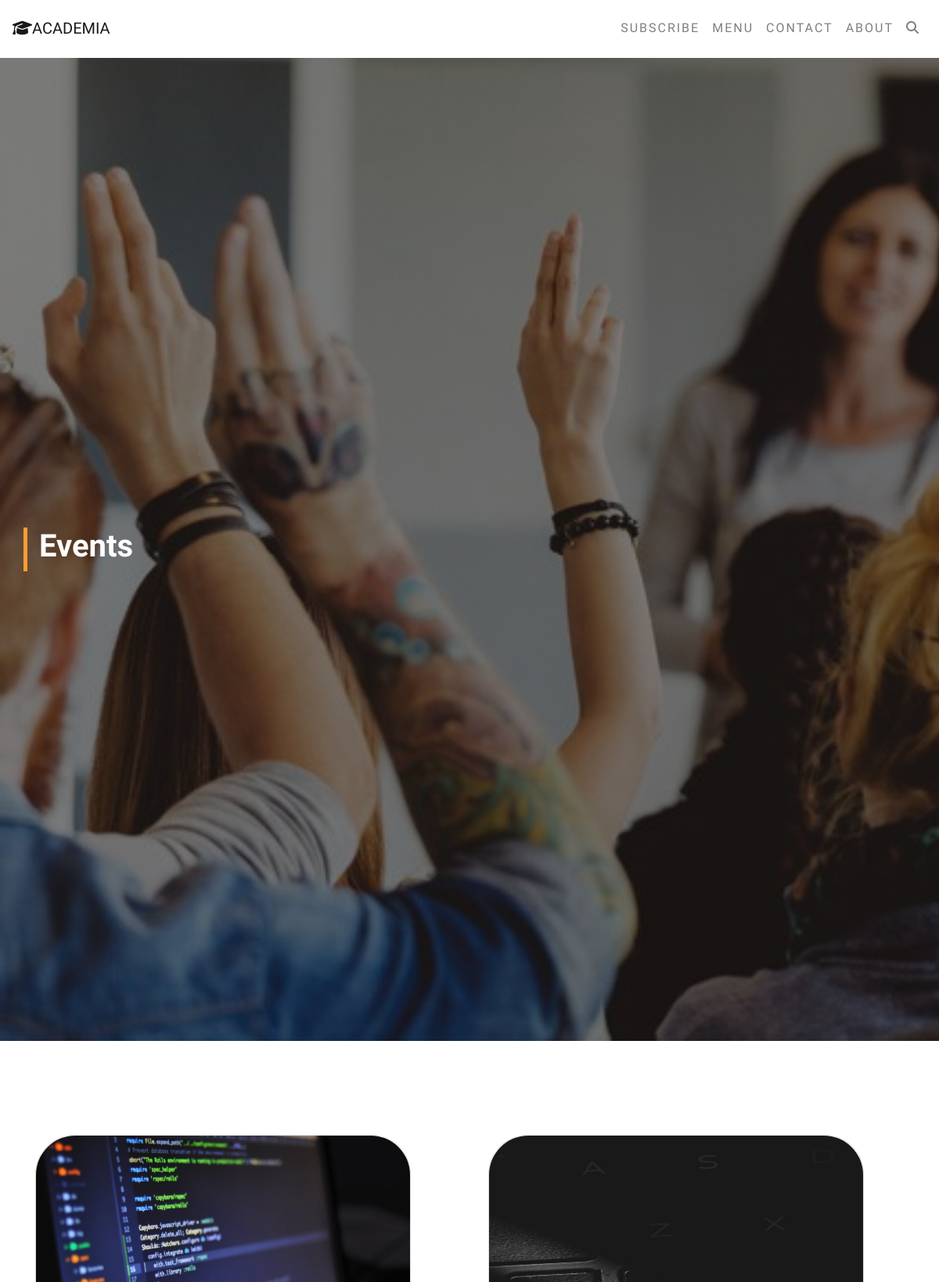
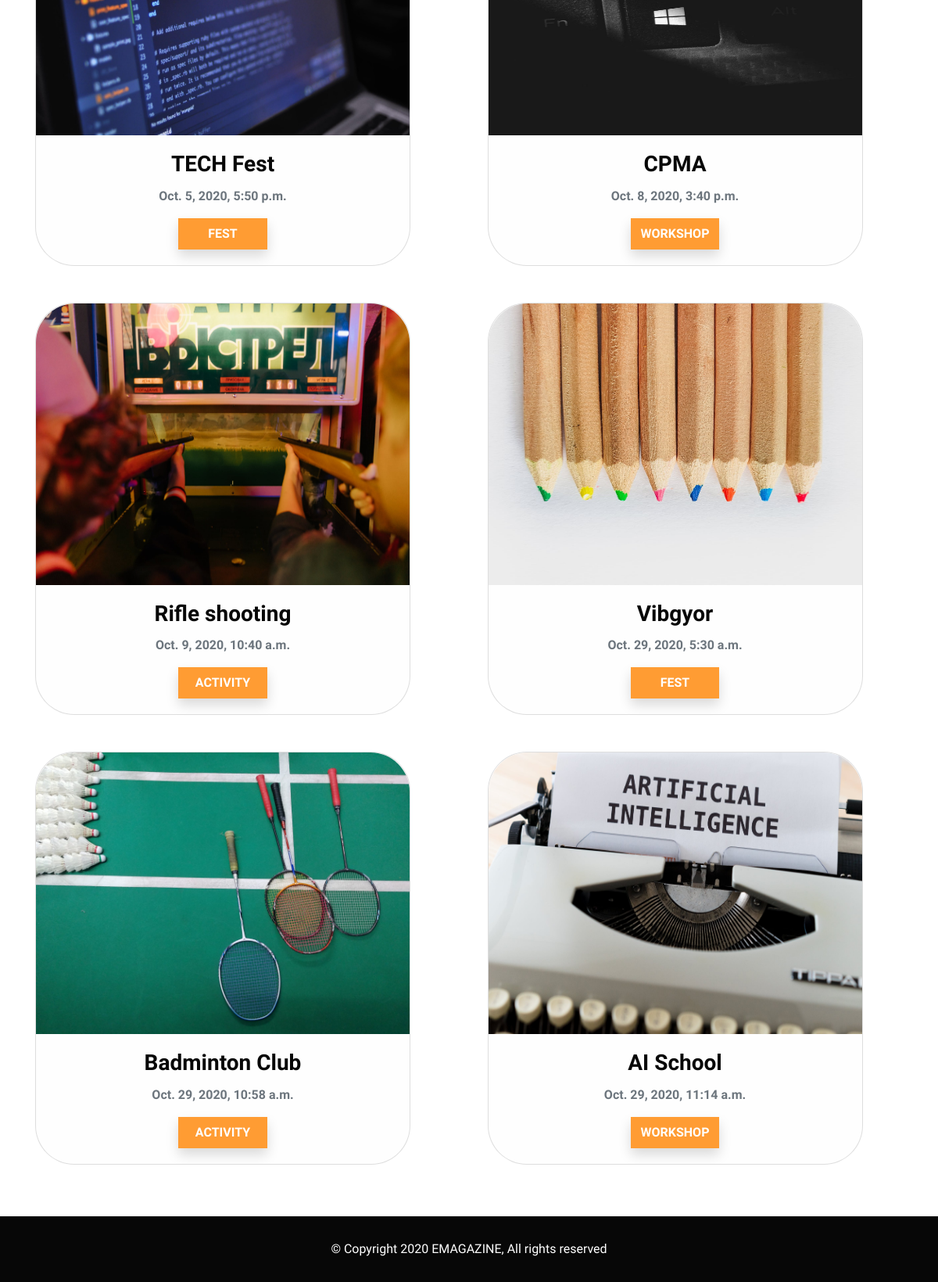
/menu/events/, run on the app's committed database (2 pictures, top to bottom).
### EMAG_APP/models.py (models this page shows, shortened)
class Event(models.Model):
    user_id = models.ForeignKey(
        to=User, on_delete=models.CASCADE, null=True, related_name='events')
    event_title = models.CharField(
        max_length=755, null=False, blank=False, unique=True)
    event_category = models.CharField(
        null=False, blank=False, max_length=400, choices=EVENT_CHOICES)
    event_tags = models.CharField(max_length=400, null=True, blank=True)
    organised_by = models.CharField(max_length=1000, null=True, blank=True)
    sponsored_by = models.CharField(max_length=1000, null=True, blank=True)
    event_data = models.FileField(null=True, blank=True)
    event_banner = models.ImageField(null=True, blank=True)
    event_description = models.TextField(null=False, blank=False)
    event_date = models.DateField(null=False, blank=False)
    uploaded_at = models.DateTimeField(default=timezone.now)

### EMAG_APP/views.py (the view)
# urls.py: path('menu/events/', event_view),
def event_view(request):
    events = Event.objects.all()
    return render(request, "event/event.html", {"events": events})

### EMAG_APP/templates/event/event.html
{% extends 'index.html' %}{% load static %}
{% block body %}
<div class="event-info-wrapper img-fluid">
    <div class="container">
        <div class="row" style="overflow-x: hidden">
            <div class="col-lg-12 info-text">
                <h1 class="font-weight-bold" data-aos="zoom-in" data-aos-duration="1000">
                    Events
                </h1>
            </div>
        </div>
     </div>
</div>
<div class="container" style="overflow-x: hidden">
            <div class="e-grid">
                {% for event in events %}
                <div class="card text-center">
                <img class="card-img-top img-fluid" src="{{ event.event_banner.url }}" alt="event banner" >
                <div class="card-body">
                    <h3 class="card-title font-weight-bold"><a href="/events/{{ event.id }}">{{ event.event_title }}</a>
                    </h3>
                    <p class="font-weight-bold text-muted">{{ event.uploaded_at }}</p>
                    <p class="event-category shadow">{{ event.event_category }}</p>
                </div>
                </div>
                {% endfor %}
             </div>
</div>
{% endblock %}

### EMAG_APP/static/css/style.css (style rules this page uses)
body { font-family: "Josefin Sans", sans-serif; -webkit-background-size: cover; -moz-background-size: cover; background-size: cover; -o-background-size: cover; background-color: #fff; color: #070707; margin-bottom: 150px; }
.info-text { border-left: 5px solid #ff9c33; }
* { margin: 0; padding: 0; list-style: none; text-decoration: none; }
a { text-decoration: none; color: #070707; }
.event-info-wrapper, .ach-info-wrapper, .project-info-wrapper, .emagazine-info-wrapper, .about-us-wrapper { width: 100%; background-color: #070707; padding: 100px 0; text-align: left; margin-bottom: 120px; padding-left: 10px; margin-top: 10px; color: #fff; }
.event-info-wrapper { background: linear-gradient(0deg, rgba(0, 0, 0, 0.5), rgba(0, 0, 0, 0.5)), url("/static/img/eicon.jpg"); background-size: cover; padding: 600px 0px; }
.e-grid { display: grid; grid-template-columns: 1fr 1fr; grid-gap: 47px; }
.card-img-top { width: 100%; height: 360px; transition: all 0.3s ease-in-out; border-top-left-radius: 50px; border-top-right-radius: 50px; }
.card { height: auto; width: 480px; background-color: #fefefe; border-radius: 50px; }
.event-category { background-color: #ff9c33; padding: 8px 0; margin: auto; width: 26%; color: #fff; text-transform: uppercase; font-weight: bold; }

### data on the page
Event: event_banner (picture), event_title "TECH Fest", uploaded_at "Oct. 5, 2020, 5:50 p.m.", event_category "FEST"
Event: event_banner (picture), event_title "CPMA", uploaded_at "Oct. 8, 2020, 3:40 p.m.", event_category "WORKSHOP"
Event: event_banner (picture), event_title "Rifle shooting", uploaded_at "Oct. 9, 2020, 10:40 a.m.", event_category "ACTIVITY"
Event: event_banner (picture), event_title "Vibgyor", uploaded_at "Oct. 29, 2020, 5:30 a.m.", event_category "FEST"
Event: event_banner (picture), event_title "Badminton Club", uploaded_at "Oct. 29, 2020, 10:58 a.m.", event_category "ACTIVITY"
Event: event_banner (picture), event_title "AI School", uploaded_at "Oct. 29, 2020, 11:14 a.m.", event_category "WORKSHOP"
